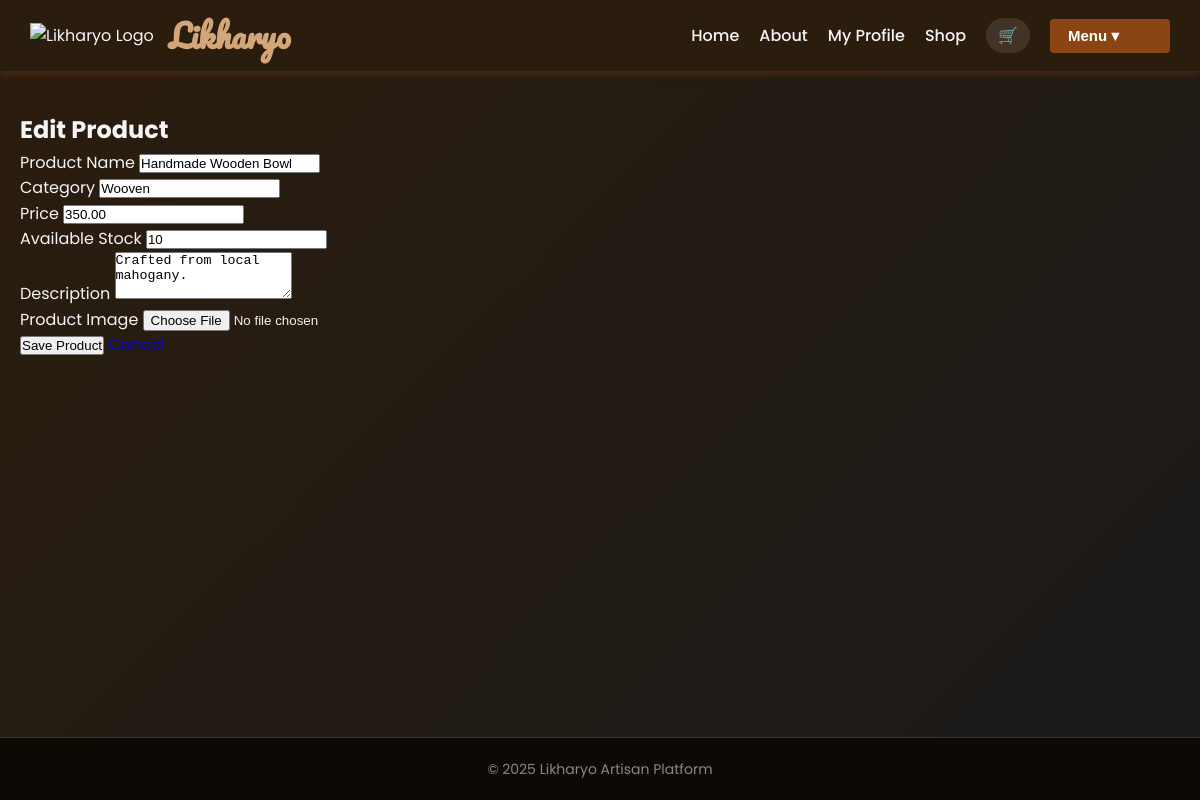
The app's page /edit-product/1 (signed in) with its own data.
### models.py (models this page shows, shortened)
class Item(db.Model):
    __tablename__ = 'items'
    item_id = db.Column(db.Integer, primary_key=True)
    name = db.Column(db.String(150), nullable=False)
    description = db.Column(db.Text, nullable=True)
    price = db.Column(db.Float, nullable=False)
    stock = db.Column(db.Integer, default=0)
    img_url = db.Column(db.String(250), nullable=True)
    category_id = db.Column(db.Integer, db.ForeignKey('category.id'), nullable=False)
    shop_id = db.Column(db.Integer, db.ForeignKey('shops.shop_id'), nullable=False)

### views.py (the view)
@views_bp.route('/edit-product/<int:item_id>', methods=['GET', 'POST'])
@login_required
def edit_product(item_id):
    item = Item.query.get_or_404(item_id)
    form = ItemForm()
    if form.validate_on_submit():
        item.name = form.name.data
        item.description = form.description.data
        item.price = form.price.data
        item.stock = form.stock.data
        cat_obj = get_or_create_category(form.category.data)
        item.category_id = cat_obj.id
        if form.image.data:
            item.img_url = save_picture(form.image.data)
        db.session.commit()
        flash('Product updated!', 'success')
        return redirect(url_for('views.my_shop'))
    elif request.method == 'GET':
        form.name.data = item.name
        form.description.data = item.description
        form.price.data = item.price
        form.stock.data = item.stock
        if item.category:
            form.category.data = item.category.name
    return render_template('manage_product.html', form=form, title="Edit Product")

### forms.py
class ItemForm(FlaskForm):
    name = StringField('Product Name', validators=[DataRequired(), Length(max=150)])
    description = TextAreaField('Description', validators=[Length(max=500)])
    price = DecimalField('Price', validators=[DataRequired(), NumberRange(min=0)])
    stock = IntegerField('Available Stock', validators=[DataRequired(), NumberRange(min=0)])
    image = FileField('Product Image', validators=[FileAllowed(['jpg', 'png', 'jpeg'], 'Images only!')])
    category = StringField('Category', validators=[DataRequired(), Length(max=300)])

### app.py (called while the page is built)
@login_manager.user_loader
def load_user(user_id):
    return User.query.get(int(user_id))

### templates/manage_product.html (shortened to what this page needs)
{% extends "base.html" %}
{% block content %}
<div class="container mt-5">
    <div class="card bg-dark text-white p-4">
        <h2>{{ title }}</h2>
        <form method="POST" enctype="multipart/form-data">
            <div class="mb-3">
                {{ form.name.label(class="form-label") }}
                {{ form.name(class="form-control") }}
            </div>
            <div class="mb-3">
                {{ form.category.label(class="form-label") }}
                {{ form.category(class="form-control", placeholder="e.g. Electronics, Handmade, Fashion") }}
            </div>
            <div class="mb-3">
                {{ form.price.label(class="form-label") }}
                {{ form.price(class="form-control") }}
            </div>
            <div class="mb-3">
                {{ form.stock.label(class="form-label") }}
                {{ form.stock(class="form-control") }}
            </div>
            <div class="mb-3">
                {{ form.description.label(class="form-label") }}
                {{ form.description(class="form-control", rows=3) }}
            </div>
            <div class="mb-3">
                {{ form.image.label(class="form-label") }}
                {{ form.image(class="form-control") }}
            </div>
            <button type="submit" class="btn btn-success">Save Product</button>
            <a href="{{ url_for('views.my_shop') }}" class="btn btn-secondary">Cancel</a>
        </form>
    </div>
</div>
{% endblock %}

### static/base.css (style rules this page uses)
* { margin: 0; padding: 0; box-sizing: border-box; }
body { font-family: 'Poppins', sans-serif; background: #1a1a1a; color: #f5f5f5; line-height: 1.6; display: flex; flex-direction: column; min-height: 100vh; }

### records on screen
Item: name "Handmade Wooden Bowl", category "Wooven", price "350.00", stock "10", description "Crafted from local mahogany."

### other values on screen
{{ title }} "Edit Product"
